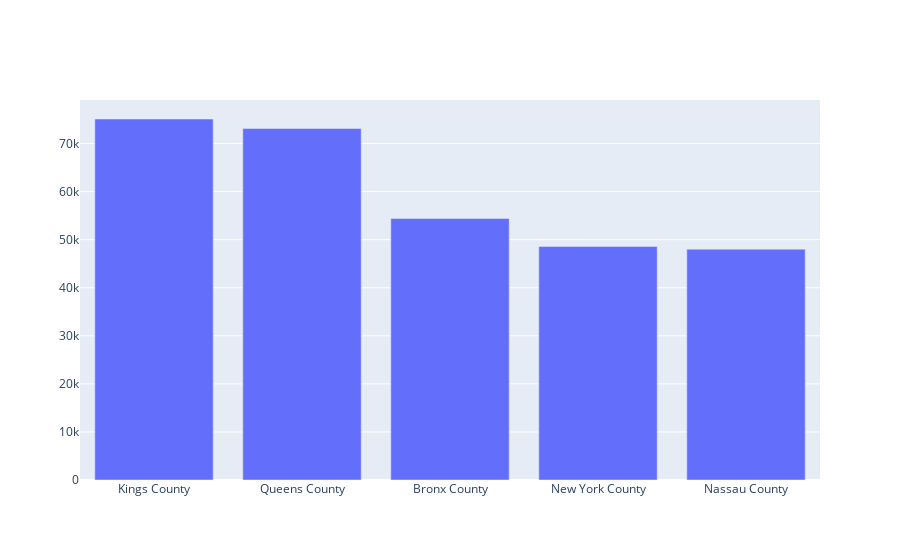

The cell this chart's notebook holds for it:
### Markdown cell above
### Top 5 Counties by Confirmed Cases

### Code cell
counties = ['Kings County', 'Queens County', 'Bronx County', 'New York County', 'Nassau County']
cases = [75109, 73123, 54409, 48596, 48029]
fig = go.Figure([go.Bar(x=counties, y= cases)])
fig.show()

### Figure 1 — Plotly figure (JSON) as saved in the notebook; plotly's stock layout.template omitted (floating-point values rounded to 4 significant figures)
{"data": [{"type": "bar", "x": ["Kings County", "Queens County", "Bronx County", "New York County", "Nassau County"], "y": [75109, 73123, 54409, 48596, 48029]}], "layout": {}}
